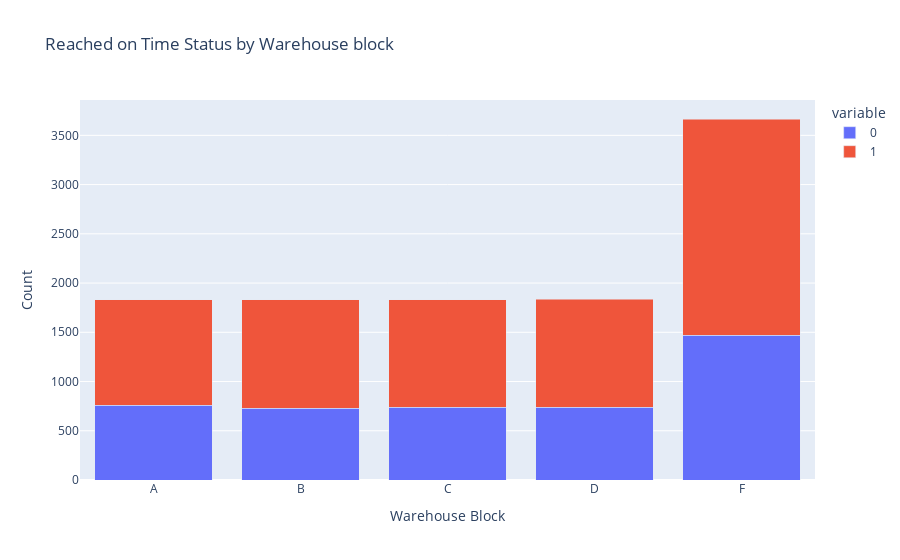

Here is the notebook cell this chart was saved with:
### Markdown cell above
- Terdapat nilai feature yang mendominasi pada feature `Warehouse_block` (F), `Mode_of_Shipment` (Ship), dan `Product_importance` (low).
- Nilai feature `Gender` terlihat merata dengan proporsi sekitar 50:50.
- Perbandingan nilai dalam feature tidak terlalu timpang, sehingga keempat fitur masih akan digunakan dalam Exploratory Data Analysis.

### Code cell
# Menghitung jumlah kejadian yang tepat waktu (0) dan telat (1) untuk setiap "Warehouse_block"
sum_reached_on_time = df.groupby("Warehouse_block")["Reached.on.Time_Y.N"].value_counts().unstack(fill_value=0).reset_index()

fig = px.bar(sum_reached_on_time, x="Warehouse_block", y=[0, 1], title="Reached on Time Status by Warehouse block",
             labels={"value": "Count", "Warehouse_block": "Warehouse Block", "Reached.on.Time_Y.N": "Reached on Time"})
fig.update_layout(barmode='stack')
fig.show()

### Figure 1 — Plotly figure (JSON) as saved in the notebook; plotly's stock layout.template omitted (floating-point values rounded to 4 significant figures)
{"data": [{"alignmentgroup": "True", "hovertemplate": "variable=0<br>Warehouse Block=%{x}<br>Count=%{y}<extra></extra>", "legendgroup": "0", "marker": {"color": "#636efa", "pattern": {"shape": ""}}, "name": "0", "offsetgroup": "0", "orientation": "v", "showlegend": true, "textposition": "auto", "type": "bar", "x": ["A", "B", "C", "D", "F"], "xaxis": "x", "y": [758, 729, 739, 738, 1472], "yaxis": "y"}, {"alignmentgroup": "True", "hovertemplate": "variable=1<br>Warehouse Block=%{x}<br>Count=%{y}<extra></extra>", "legendgroup": "1", "marker": {"color": "#EF553B", "pattern": {"shape": ""}}, "name": "1", "offsetgroup": "1", "orientation": "v", "showlegend": true, "textposition": "auto", "type": "bar", "x": ["A", "B", "C", "D", "F"], "xaxis": "x", "y": [1075, 1104, 1094, 1096, 2194], "yaxis": "y"}], "layout": {"barmode": "stack", "legend": {"title": {"text": "variable"}, "tracegroupgap": 0}, "title": {"text": "Reached on Time Status by Warehouse block"}, "xaxis": {"anchor": "y", "domain": [0, 1], "title": {"text": "Warehouse Block"}}, "yaxis": {"anchor": "x", "domain": [0, 1], "title": {"text": "Count"}}}}
